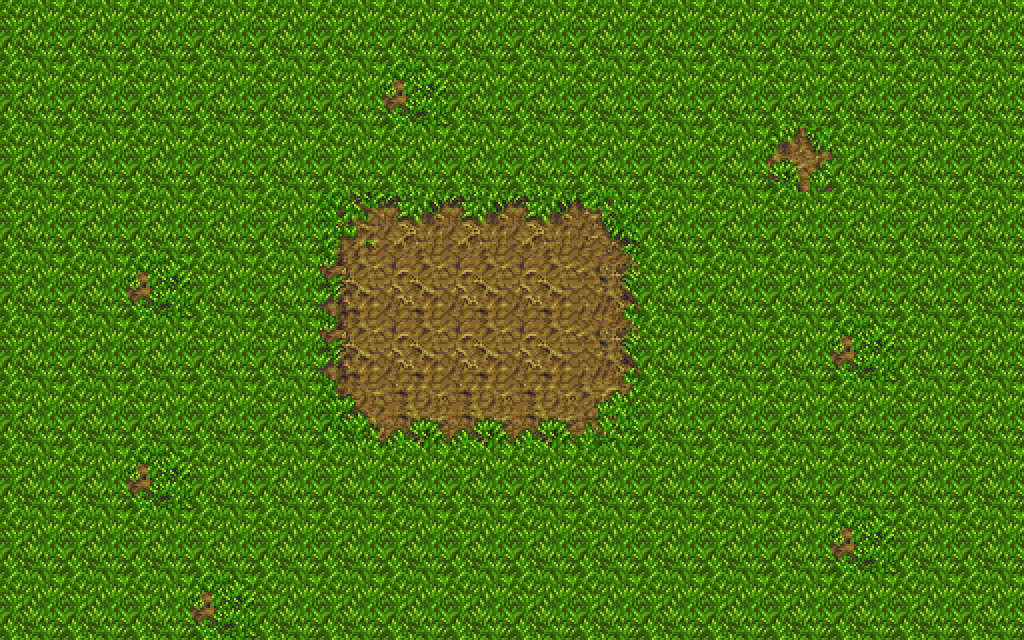

Tiled map render using the project's own tile images. Description and the map definition, with tile-layer contents summarised, below:
An orthogonal 16x10 tile map with 64x64 px tiles, 1 tile layer (Tile Layer 1).

<map version="1.0" orientation="orthogonal" width="16" height="10" tilewidth="64" tileheight="64">
 <tileset firstgid="1" name="forest_tileset" tilewidth="64" tileheight="64">
  <image source="forest_tileset.png" width="1024" height="1024" />
 </tileset>
 <layer name="Tile Layer 1" width="16" height="10">
  <data>[160 cells, 160 non-empty, 12 distinct tile ids]</data>
 </layer>
</map>